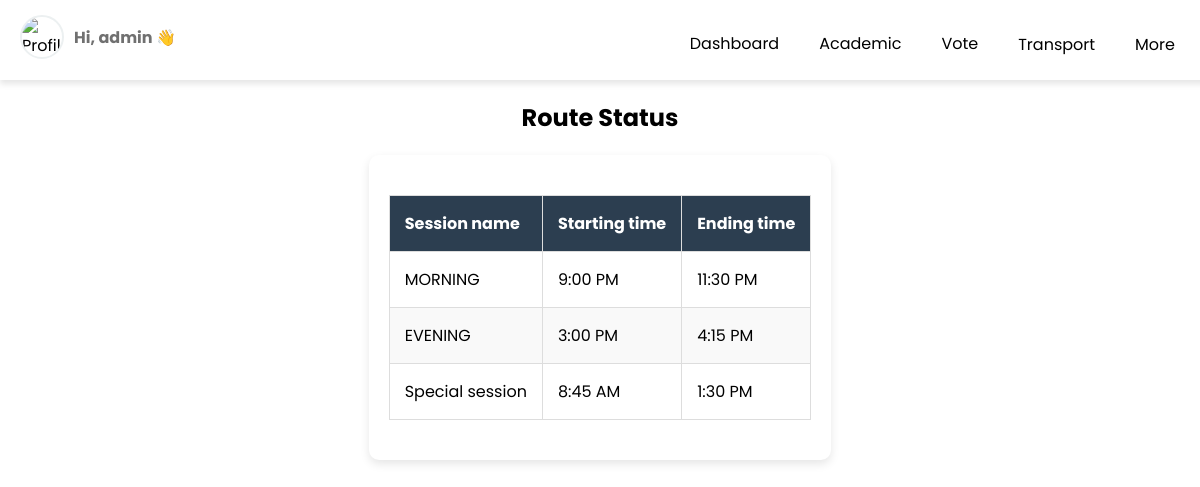
The page /Transport/ViewSessionTime.php (signed in) on the database its author committed.
### tables this page shows
CREATE TABLE `booking_session` (
  `id` int(11) NOT NULL,
  `session_name` varchar(100) NOT NULL,
  `starting_time` time NOT NULL,
  `ending_time` time NOT NULL
);

### Transport/ViewSessionTime.php (the view, shortened to what this page needs)
<?php
include("../Connection/dbconnection.php");
include_once "../Header/StudentHeader.php";
?>
<!DOCTYPE html>
<html lang="en">
<head>
</head>
<body>
    <?php
    $resultSql = "SELECT * FROM `booking_session`
                    ORDER BY id ASC";
    $resultSqlResult = mysqli_query($conn, $resultSql);
    if (!mysqli_num_rows($resultSqlResult)) { ?>
        <div class="container11">
            <div id="noCustomers" class="alert alert-dark " role="alert">
                <h1 class="alert-heading">No Sessions Found!!</h1>
                <p class="fw-light"> Please come back later</p>
            </div>
        </div>
    <?php } else { ?>
        <div class="container11">
            <section id="booking">
                <div id="head" class="head">
                    <h2>Route Status</h2>
                </div>
                <div id="booking-results">
                    <table class="table table-hover table-bordered">
                        <thead>
                            <th>Session name</th>
                            <th>Starting time</th>
                            <th>Ending time</th>
                        </thead>
                        <?php
                        while ($row = mysqli_fetch_assoc($resultSqlResult)) {
                            $session_name = $row["session_name"];
                            $starting_time = $row["starting_time"];
                            $ending_time = $row["ending_time"];
                            $dateTime = new DateTime($starting_time);
                            $sTime = $dateTime->format('g:i A');
                            $dateTime = new DateTime($ending_time);
                            $eTime = $dateTime->format('g:i A');
                        ?>
                            <tr>
                                <td>
                                    <?php echo $session_name; ?>
                                </td>
                                <td>
                                    <?php echo $sTime; ?>
                                </td>
                                <td>
                                    <?php echo $eTime; ?>
                                </td>
                            </tr>
                        <?php
                        }
                        ?>
                    </table>
                </div>
            </section>
        </div>
    <?php } ?>
</body>
</html>

### Header/StudentHeader.php (style rules this page uses)
body { margin: 0px; font-family: "Poppins", sans-serif; }

### Transport/ViewSessionTime.php (style rules this page uses)
* { font-family: 'Poppins'; }
.container11 { display: flex; justify-content: center; margin-top: 80px; }
.head { text-align: center; margin-bottom: 20px; }
#booking-results { background-color: #ffffff; border-radius: 10px; box-shadow: 0 4px 10px rgba(0, 0, 0, 0.1); padding: 20px; }
.table { width: 1200px; width: 100%; border-collapse: collapse; margin: 20px 0; }
.table th, .table td { padding: 15px; text-align: left; border: 1px solid #ddd; }
.table th { background-color: #2c3e50; color: #ffffff; }
.table tr:nth-child(even) { background-color: #f9f9f9; }

### rows shown on the page
booking_session: session_name "MORNING", starting_time "9:00 PM", ending_time "11:30 PM"
booking_session: session_name "EVENING", starting_time "3:00 PM", ending_time "4:15 PM"
booking_session: session_name "Special session", starting_time "8:45 AM", ending_time "1:30 PM"

### other values the page prints
$stname "admin"
